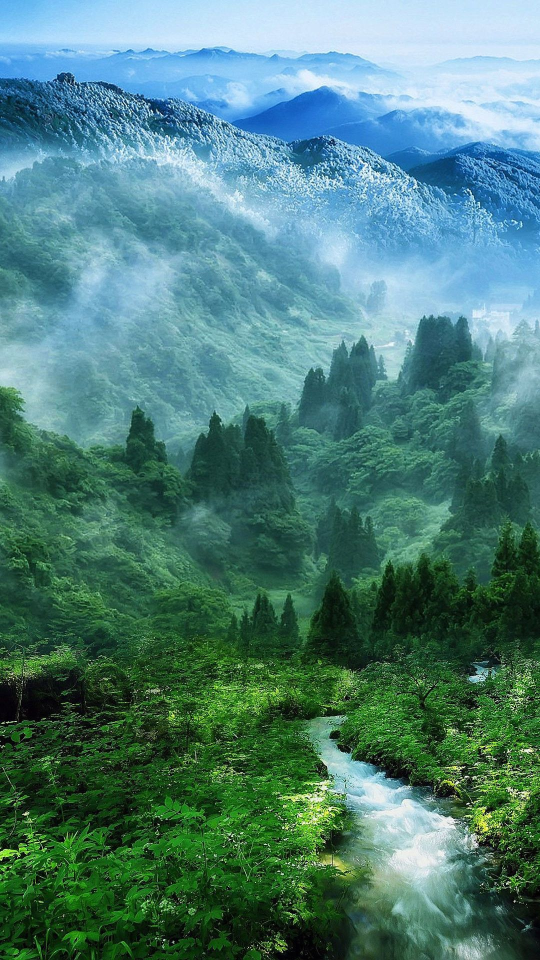
%> input picture 210406_Le_Thanh_Toan_MSE09_quiz_1/nature_1080x1920.jpeg, 1080 x 1920 px (shown at 1/2 size)
$ octave quiz_1_5.m   (GNU Octave 9; MATLAB toolbox functions it lacks are replaced by stand-ins)
%> lines starting %> are read from the running program, lines starting %| are printed output that depends on the picture
I1 = imread('nature_1080x1920.jpeg');
%> I1 is the input picture: size 1920x1080x3 uint8; mean R, G, B 77.2, 126, 119.5
I2 = imread('nature_1080x1920_2.jpeg');
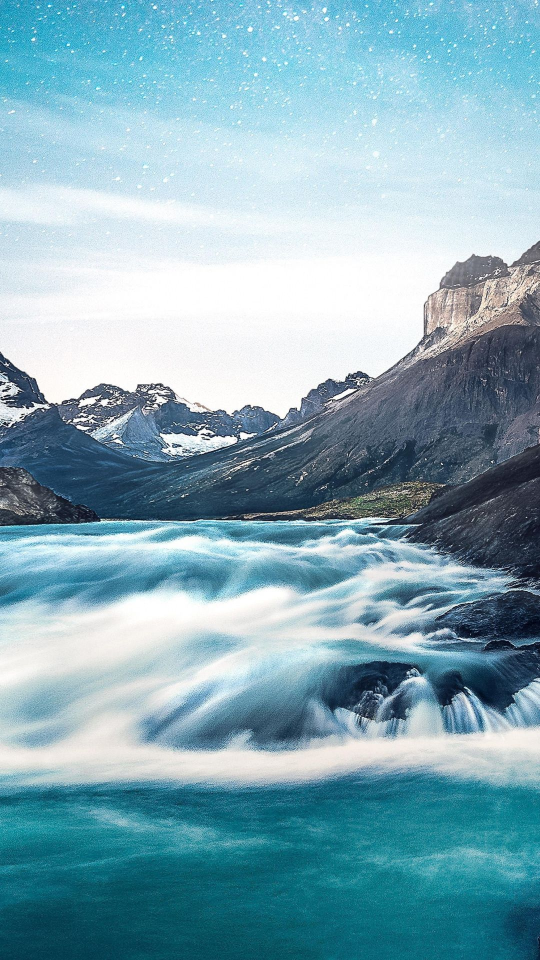
%> input picture 210406_Le_Thanh_Toan_MSE09_quiz_1/nature_1080x1920_2.jpeg, 1080 x 1920 px (shown at 1/2 size)
%> I2 is the input picture: size 1920x1080x3 uint8; mean R, G, B 131.2, 169.5, 182.4
figure(1); imshow(I1);
figure(2); imshow(I2);

a1 = I1(:, 1:540, :);
a2 = I1(:, 541:1080, :);
b1 = I2(:, 1:540, :);
b2 = I2(:, 541:1080, :);
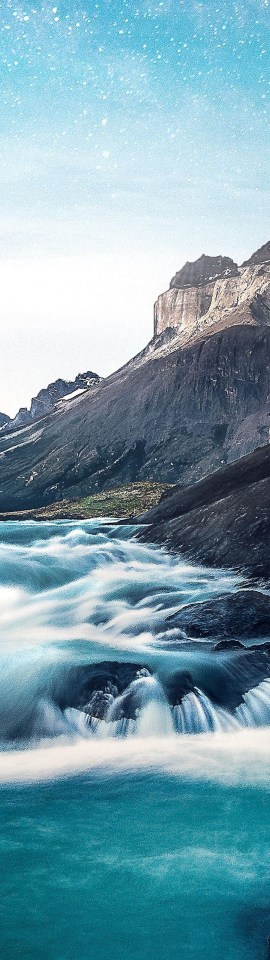
%> b2: size 1920x540x3 uint8 (shown at 1/2 size); mean R, G, B 121.5, 159.4, 172.7
newImg_1 = cat(2,a1,b2);
figure(3); imshow(newImg_1);
% -----

a3 = I1(1:960, :, :);
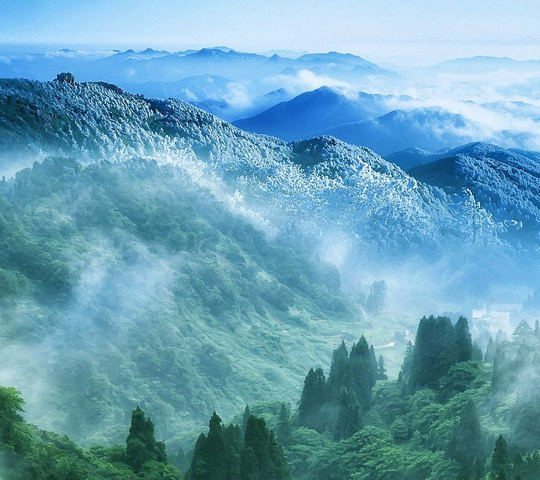
%> a3: size 960x1080x3 uint8 (shown at 1/2 size); mean R, G, B 107.3, 162.4, 184.3
a4 = I1(961:1920, :, :);
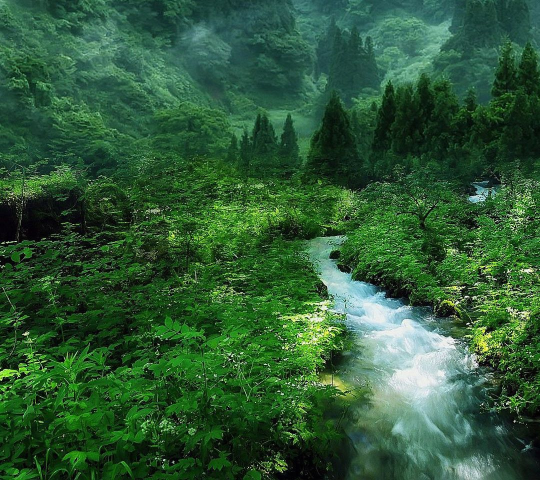
%> a4: size 960x1080x3 uint8 (shown at 1/2 size); mean R, G, B 47, 89.5, 54.8
b3 = I2(1:960, :, :);
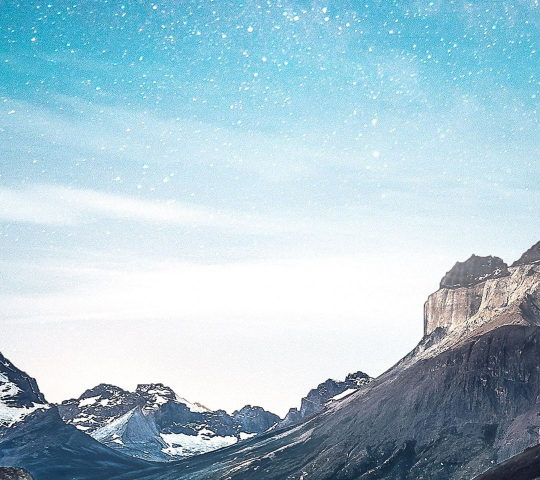
%> b3: size 960x1080x3 uint8 (shown at 1/2 size); mean R, G, B 168.4, 196.9, 209.4
b4 = I2(961:1920, :, :);
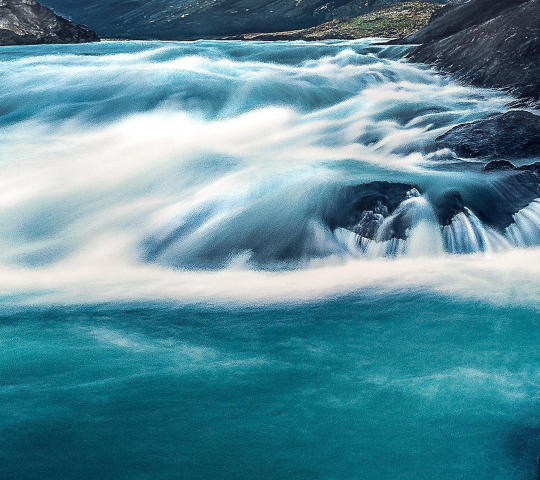
%> b4: size 960x1080x3 uint8 (shown at 1/2 size); mean R, G, B 94, 142.1, 155.4
newImg_2 = cat(1,b4,a3);
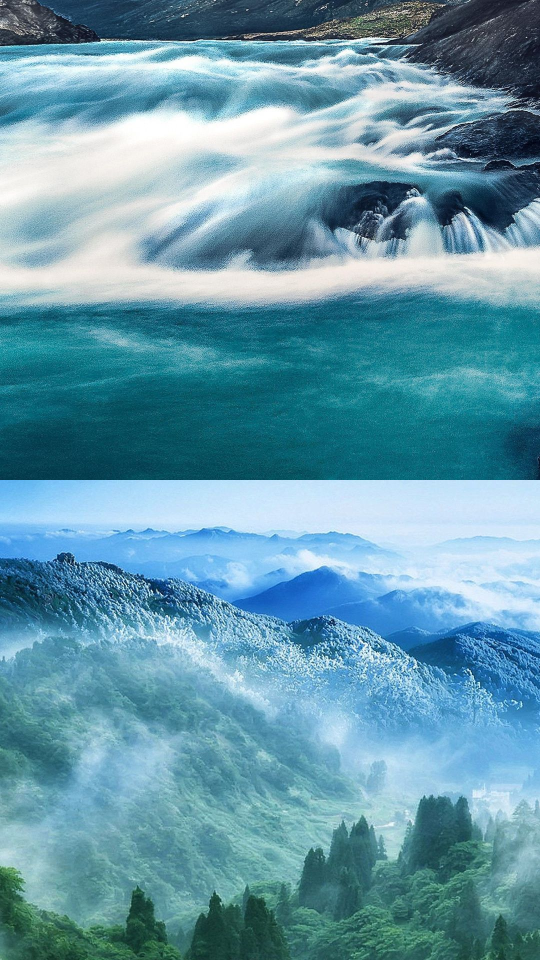
%> newImg_2: size 1920x1080x3 uint8 (shown at 1/2 size); mean R, G, B 100.7, 152.2, 169.9
figure(4); imshow(newImg_2);
